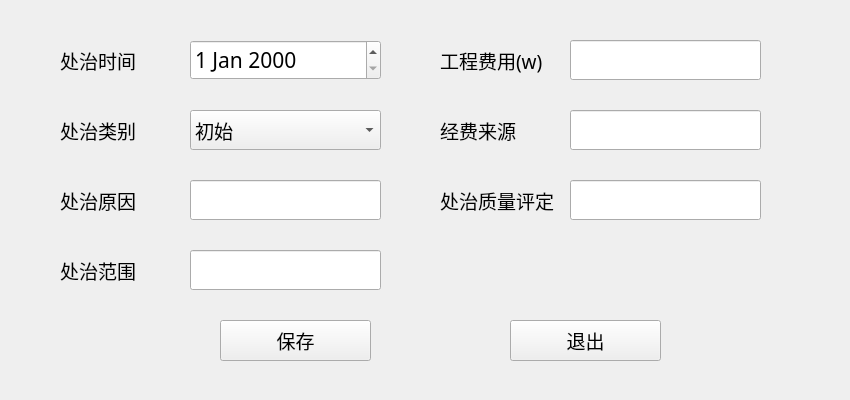
<?xml version="1.0" encoding="UTF-8"?>
<ui version="4.0">
 <class>MDRWidgetClass</class>
 <widget class="QWidget" name="MDRWidgetClass">
  <property name="geometry">
   <rect>
    <x>0</x>
    <y>0</y>
    <width>850</width>
    <height>400</height>
   </rect>
  </property>
  <property name="windowTitle">
   <string>MDRWidget</string>
  </property>
  <widget class="QDateEdit" name="timeEdit">
   <property name="geometry">
    <rect>
     <x>190</x>
     <y>40</y>
     <width>191</width>
     <height>40</height>
    </rect>
   </property>
   <property name="font">
    <font>
     <family>等线</family>
     <pointsize>16</pointsize>
    </font>
   </property>
  </widget>
  <widget class="QLabel" name="label_11">
   <property name="geometry">
    <rect>
     <x>60</x>
     <y>40</y>
     <width>121</width>
     <height>41</height>
    </rect>
   </property>
   <property name="font">
    <font>
     <family>等线</family>
     <pointsize>14</pointsize>
    </font>
   </property>
   <property name="text">
    <string>处治时间</string>
   </property>
  </widget>
  <widget class="QComboBox" name="typeOption">
   <property name="geometry">
    <rect>
     <x>190</x>
     <y>110</y>
     <width>191</width>
     <height>40</height>
    </rect>
   </property>
   <property name="font">
    <font>
     <family>等线</family>
     <pointsize>14</pointsize>
    </font>
   </property>
   <item>
    <property name="text">
     <string>初始</string>
    </property>
   </item>
   <item>
    <property name="text">
     <string>定期</string>
    </property>
   </item>
   <item>
    <property name="text">
     <string>特殊</string>
    </property>
   </item>
  </widget>
  <widget class="QLabel" name="label_7">
   <property name="geometry">
    <rect>
     <x>60</x>
     <y>110</y>
     <width>121</width>
     <height>41</height>
    </rect>
   </property>
   <property name="font">
    <font>
     <family>等线</family>
     <pointsize>14</pointsize>
    </font>
   </property>
   <property name="text">
    <string>处治类别</string>
   </property>
  </widget>
  <widget class="QLabel" name="label">
   <property name="geometry">
    <rect>
     <x>60</x>
     <y>180</y>
     <width>121</width>
     <height>41</height>
    </rect>
   </property>
   <property name="font">
    <font>
     <family>等线</family>
     <pointsize>14</pointsize>
    </font>
   </property>
   <property name="text">
    <string>处治原因</string>
   </property>
  </widget>
  <widget class="QLineEdit" name="remedialActionReasonEdit">
   <property name="geometry">
    <rect>
     <x>190</x>
     <y>180</y>
     <width>191</width>
     <height>40</height>
    </rect>
   </property>
   <property name="font">
    <font>
     <family>等线</family>
     <pointsize>14</pointsize>
    </font>
   </property>
   <property name="text">
    <string/>
   </property>
  </widget>
  <widget class="QLabel" name="label_2">
   <property name="geometry">
    <rect>
     <x>60</x>
     <y>250</y>
     <width>121</width>
     <height>41</height>
    </rect>
   </property>
   <property name="font">
    <font>
     <family>等线</family>
     <pointsize>14</pointsize>
    </font>
   </property>
   <property name="text">
    <string>处治范围</string>
   </property>
  </widget>
  <widget class="QLineEdit" name="remedialActionScopeEdit">
   <property name="geometry">
    <rect>
     <x>190</x>
     <y>250</y>
     <width>191</width>
     <height>40</height>
    </rect>
   </property>
   <property name="font">
    <font>
     <family>等线</family>
     <pointsize>14</pointsize>
    </font>
   </property>
   <property name="text">
    <string/>
   </property>
  </widget>
  <widget class="QLabel" name="label_3">
   <property name="geometry">
    <rect>
     <x>440</x>
     <y>40</y>
     <width>121</width>
     <height>41</height>
    </rect>
   </property>
   <property name="font">
    <font>
     <family>等线</family>
     <pointsize>14</pointsize>
    </font>
   </property>
   <property name="text">
    <string>工程费用(w)</string>
   </property>
  </widget>
  <widget class="QLineEdit" name="projectCostEdit">
   <property name="geometry">
    <rect>
     <x>570</x>
     <y>40</y>
     <width>191</width>
     <height>40</height>
    </rect>
   </property>
   <property name="font">
    <font>
     <family>等线</family>
     <pointsize>14</pointsize>
    </font>
   </property>
   <property name="text">
    <string/>
   </property>
  </widget>
  <widget class="QLabel" name="label_4">
   <property name="geometry">
    <rect>
     <x>440</x>
     <y>110</y>
     <width>121</width>
     <height>41</height>
    </rect>
   </property>
   <property name="font">
    <font>
     <family>等线</family>
     <pointsize>14</pointsize>
    </font>
   </property>
   <property name="text">
    <string>经费来源</string>
   </property>
  </widget>
  <widget class="QLineEdit" name="fundingSourceEdit">
   <property name="geometry">
    <rect>
     <x>570</x>
     <y>110</y>
     <width>191</width>
     <height>40</height>
    </rect>
   </property>
   <property name="font">
    <font>
     <family>等线</family>
     <pointsize>14</pointsize>
    </font>
   </property>
   <property name="text">
    <string/>
   </property>
  </widget>
  <widget class="QLabel" name="label_5">
   <property name="geometry">
    <rect>
     <x>440</x>
     <y>180</y>
     <width>121</width>
     <height>41</height>
    </rect>
   </property>
   <property name="font">
    <font>
     <family>等线</family>
     <pointsize>14</pointsize>
    </font>
   </property>
   <property name="text">
    <string>处治质量评定</string>
   </property>
  </widget>
  <widget class="QLineEdit" name="RAQAEdit">
   <property name="geometry">
    <rect>
     <x>570</x>
     <y>180</y>
     <width>191</width>
     <height>40</height>
    </rect>
   </property>
   <property name="font">
    <font>
     <family>等线</family>
     <pointsize>14</pointsize>
    </font>
   </property>
   <property name="text">
    <string/>
   </property>
  </widget>
  <widget class="QPushButton" name="exitBtn">
   <property name="geometry">
    <rect>
     <x>510</x>
     <y>320</y>
     <width>151</width>
     <height>41</height>
    </rect>
   </property>
   <property name="font">
    <font>
     <family>等线</family>
     <pointsize>14</pointsize>
    </font>
   </property>
   <property name="text">
    <string>退出</string>
   </property>
  </widget>
  <widget class="QPushButton" name="saveBtn">
   <property name="geometry">
    <rect>
     <x>220</x>
     <y>320</y>
     <width>151</width>
     <height>41</height>
    </rect>
   </property>
   <property name="font">
    <font>
     <family>等线</family>
     <pointsize>14</pointsize>
    </font>
   </property>
   <property name="text">
    <string>保存</string>
   </property>
  </widget>
 </widget>
 <layoutdefault spacing="6" margin="11"/>
 <resources/>
 <connections/>
</ui>
